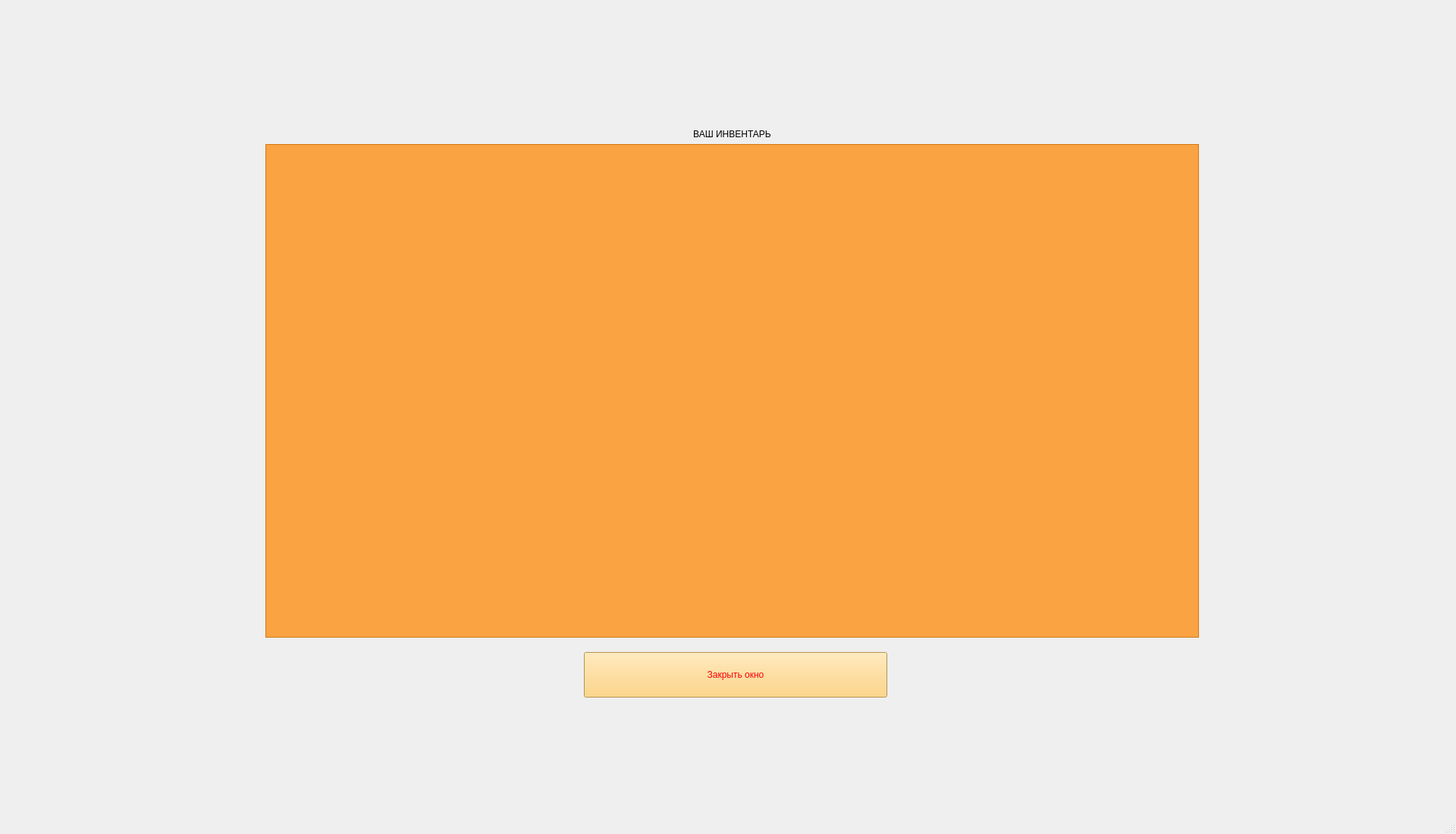
<?xml version="1.0" encoding="UTF-8"?>
<ui version="4.0">
 <class>InventWindow</class>
 <widget class="QMainWindow" name="InventWindow">
  <property name="geometry">
   <rect>
    <x>0</x>
    <y>0</y>
    <width>1920</width>
    <height>1100</height>
   </rect>
  </property>
  <property name="windowTitle">
   <string>Ваш инвентарь</string>
  </property>
  <widget class="QWidget" name="centralwidget">
   <widget class="QWidget" name="gridLayoutWidget">
    <property name="geometry">
     <rect>
      <x>350</x>
      <y>170</y>
      <width>1231</width>
      <height>671</height>
     </rect>
    </property>
    <layout class="QGridLayout" name="gridLayout_2">
     <item row="1" column="0" colspan="2">
      <widget class="QLabel" name="label_3">
       <property name="styleSheet">
        <string notr="true">font: 30pt bold &quot;Arial&quot;;
color: rgb(0, 0, 0);
</string>
       </property>
       <property name="text">
        <string>ВАШ ИНВЕНТАРЬ</string>
       </property>
       <property name="alignment">
        <set>Qt::AlignCenter</set>
       </property>
      </widget>
     </item>
     <item row="2" column="0" colspan="2">
      <widget class="QTableWidget" name="tableInventory">
       <property name="styleSheet">
        <string notr="true">color: rgb(0, 0, 0);
background-color: rgba(253, 138, 8, 191);
font: 24pt &quot;Georgia&quot;;</string>
       </property>
      </widget>
     </item>
    </layout>
   </widget>
   <widget class="QPushButton" name="close_window">
    <property name="geometry">
     <rect>
      <x>770</x>
      <y>860</y>
      <width>400</width>
      <height>60</height>
     </rect>
    </property>
    <property name="minimumSize">
     <size>
      <width>400</width>
      <height>60</height>
     </size>
    </property>
    <property name="maximumSize">
     <size>
      <width>1000000</width>
      <height>16777215</height>
     </size>
    </property>
    <property name="cursor">
     <cursorShape>PointingHandCursor</cursorShape>
    </property>
    <property name="layoutDirection">
     <enum>Qt::LeftToRight</enum>
    </property>
    <property name="styleSheet">
     <string notr="true">font: 75 30pt &quot;Courier&quot;;
color: rgb(252, 1, 7);
background-color: rgb(254, 204, 102);</string>
    </property>
    <property name="text">
     <string>Закрыть окно</string>
    </property>
   </widget>
  </widget>
  <widget class="QMenuBar" name="menubar">
   <property name="geometry">
    <rect>
     <x>0</x>
     <y>0</y>
     <width>1920</width>
     <height>24</height>
    </rect>
   </property>
  </widget>
  <widget class="QStatusBar" name="statusbar"/>
 </widget>
 <resources/>
 <connections/>
</ui>
